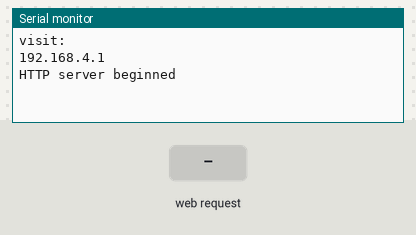
Simulated run of this sketch. Board: ESP8266 (NodeMCU). Shown: the last lines printed to the serial monitor. Inputs (shaded band) come from the test bench.

Above: at 2.2 s.
2.3 s: HTTP request GET / received
At 3.5 s:
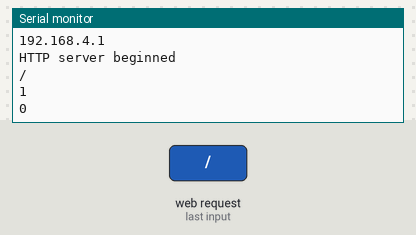
3.8 s: HTTP request GET /command received
At 4.7 s:
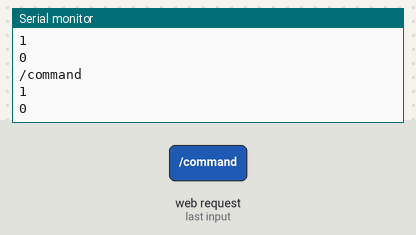
5.3 s: HTTP request GET /command/joint received
At 5.8 s:
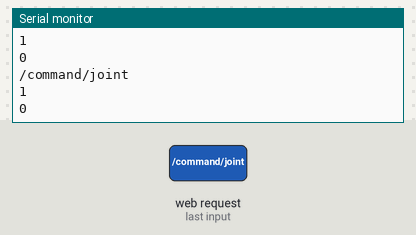
Timing chart, 0 to 8.3 s (numbered marks = the images above; inputs shaded):
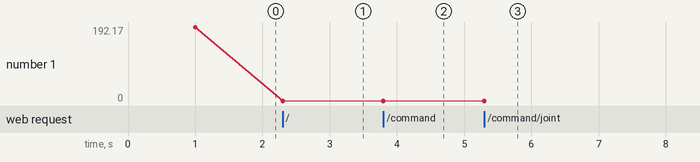

Measured:
- after the input at 2.3 s, the serial monitor: prints a new line at once (image 1)
- after the input at 3.8 s, the serial monitor: prints a new line at once (image 2)
- after the input at 5.3 s, the serial monitor: prints a new line at once (image 3)
- plotted number 1: 192.17 → 0 after the input at 2.3 s

The sketch:

webserver.ino
```cpp
/*
 * NodeMCU/ESP8266 act as AP (Access Point) and simplest Web Server
 * to control GPIO (on-board LED)
 * Connect to AP "arduino-er", password = "password"
 * Open browser, visit 192.168.4.1
 */
#include <ESP8266WiFi.h>
#include <WiFiClient.h>
#include <ESP8266WebServer.h>

const char *ssid = "arduino-er";
const char *password = "password";

ESP8266WebServer server(80);

void handleRoot() {
  Serial.println(server.uri());
  Serial.println(server.method());
  Serial.println(server.args());

  response();
}

void handleCommand() {
  Serial.println(server.uri());
  Serial.println(server.method());
  Serial.println(server.args());

  response();
}

void handleJointCommand() {
  Serial.println(server.uri());
  Serial.println(server.method());
  Serial.println(server.args());

  response();
}

void handleNotFound() {
  String message = "";
  message += "{ \"uri\": ";
  message += "\"" + server.uri() + "\",";
  message += "\"method\": \"";
  message += (server.method() == HTTP_GET) ? "GET" : "POST";
  message += "\",";
  message += "\"arguments\": [";

  for (uint8_t i = 0; i < server.args(); i++) {
    message += " { \"" + server.argName ( i ) + "\": \"" + server.arg ( i ) + "\" }";
    if (i < server.args() - 1)
      message += ", ";
  }
  message += "]}";

  server.send(404, "application/json", message);
}

void response() {
  String htmlRes = "{ \"result\": true }";
  server.send(200, "application/json", htmlRes);
}

void setup() {
    delay(1000);
    Serial.begin(115200);
    Serial.println();

    WiFi.softAP(ssid, password);

    IPAddress apip = WiFi.softAPIP();
    Serial.print("visit: \n");
    Serial.println(apip);
    server.on("/", handleRoot);
    server.on("/command", handleCommand);
    server.on("/command/joint", handleJointCommand);
    server.onNotFound(handleNotFound);
    server.begin();
    Serial.println("HTTP server beginned");
}

void loop() {
    server.handleClient();
}
```
